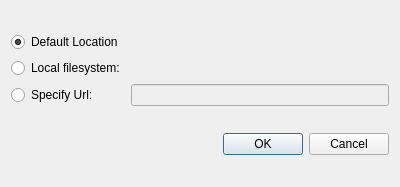
<?xml version="1.0" encoding="UTF-8"?>
<ui version="4.0">
 <class>Mercurial::Internal::SrcDestDialog</class>
 <widget class="QDialog" name="Mercurial::Internal::SrcDestDialog">
  <property name="geometry">
   <rect>
    <x>0</x>
    <y>0</y>
    <width>400</width>
    <height>187</height>
   </rect>
  </property>
  <property name="windowTitle">
   <string>Dialog</string>
  </property>
  <layout class="QVBoxLayout" name="verticalLayout">
   <item>
    <layout class="QGridLayout" name="gridLayout">
     <item row="0" column="0">
      <widget class="QRadioButton" name="defaultButton">
       <property name="text">
        <string>Default Location</string>
       </property>
       <property name="checked">
        <bool>true</bool>
       </property>
      </widget>
     </item>
     <item row="1" column="0">
      <widget class="QRadioButton" name="localButton">
       <property name="text">
        <string>Local filesystem:</string>
       </property>
      </widget>
     </item>
     <item row="2" column="0">
      <widget class="QRadioButton" name="urlButton">
       <property name="toolTip">
        <string>e.g. https://[user[:pass]@]host[:port]/[path]</string>
       </property>
       <property name="text">
        <string>Specify Url:</string>
       </property>
      </widget>
     </item>
     <item row="1" column="1">
      <widget class="Utils::PathChooser" name="localPathChooser" native="true">
       <property name="enabled">
        <bool>false</bool>
       </property>
      </widget>
     </item>
     <item row="2" column="1">
      <widget class="QLineEdit" name="urlLineEdit">
       <property name="enabled">
        <bool>false</bool>
       </property>
       <property name="toolTip">
        <string>e.g. https://[user[:pass]@]host[:port]/[path]</string>
       </property>
      </widget>
     </item>
    </layout>
   </item>
   <item>
    <widget class="QDialogButtonBox" name="buttonBox">
     <property name="orientation">
      <enum>Qt::Horizontal</enum>
     </property>
     <property name="standardButtons">
      <set>QDialogButtonBox::Cancel|QDialogButtonBox::Ok</set>
     </property>
    </widget>
   </item>
  </layout>
 </widget>
 <customwidgets>
  <customwidget>
   <class>Utils::PathChooser</class>
   <extends>QWidget</extends>
   <header location="global">utils/pathchooser.h</header>
   <container>1</container>
  </customwidget>
 </customwidgets>
 <resources/>
 <connections>
  <connection>
   <sender>buttonBox</sender>
   <signal>accepted()</signal>
   <receiver>Mercurial::Internal::SrcDestDialog</receiver>
   <slot>accept()</slot>
   <hints>
    <hint type="sourcelabel">
     <x>257</x>
     <y>177</y>
    </hint>
    <hint type="destinationlabel">
     <x>157</x>
     <y>274</y>
    </hint>
   </hints>
  </connection>
  <connection>
   <sender>buttonBox</sender>
   <signal>rejected()</signal>
   <receiver>Mercurial::Internal::SrcDestDialog</receiver>
   <slot>reject()</slot>
   <hints>
    <hint type="sourcelabel">
     <x>325</x>
     <y>177</y>
    </hint>
    <hint type="destinationlabel">
     <x>286</x>
     <y>274</y>
    </hint>
   </hints>
  </connection>
  <connection>
   <sender>urlButton</sender>
   <signal>toggled(bool)</signal>
   <receiver>urlLineEdit</receiver>
   <slot>setEnabled(bool)</slot>
   <hints>
    <hint type="sourcelabel">
     <x>80</x>
     <y>121</y>
    </hint>
    <hint type="destinationlabel">
     <x>332</x>
     <y>123</y>
    </hint>
   </hints>
  </connection>
  <connection>
   <sender>localButton</sender>
   <signal>toggled(bool)</signal>
   <receiver>localPathChooser</receiver>
   <slot>setEnabled(bool)</slot>
   <hints>
    <hint type="sourcelabel">
     <x>112</x>
     <y>81</y>
    </hint>
    <hint type="destinationlabel">
     <x>346</x>
     <y>81</y>
    </hint>
   </hints>
  </connection>
 </connections>
</ui>
